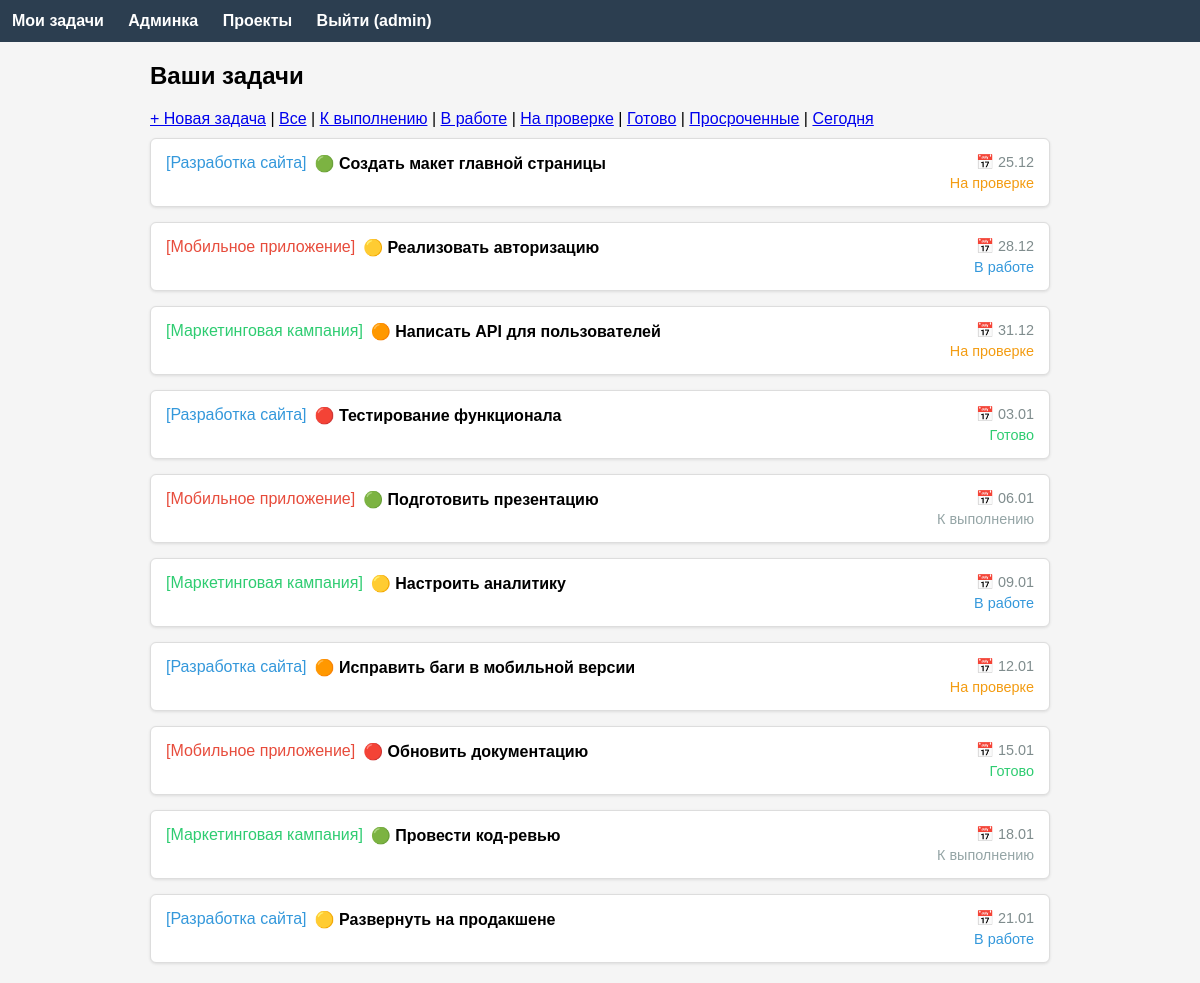
/tasks (signed in), run on an earlier commit of the app's database.
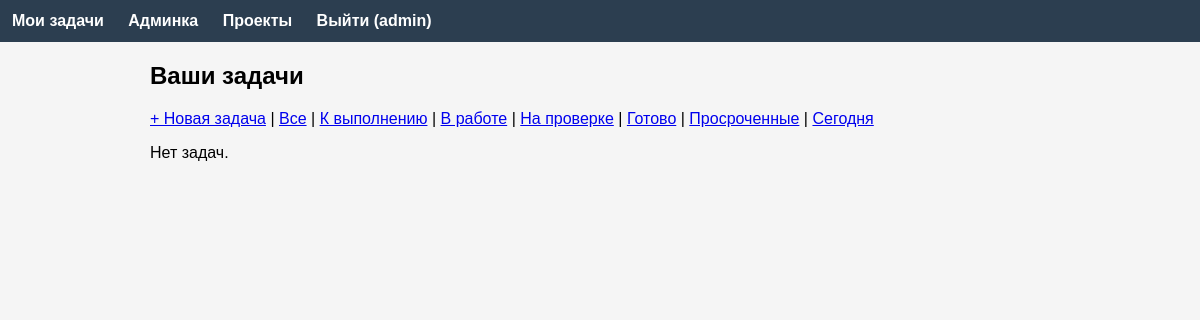
And on a later commit of the database.
### app/models.py (models this page shows, shortened)
class Task(db.Model):
    id = db.Column(db.Integer, primary_key=True)
    title = db.Column(db.String(100), nullable=False)
    description = db.Column(db.Text)
    created_at = db.Column(db.DateTime, default=datetime.now)
    completed_at = db.Column(db.DateTime, nullable=True)
    user_id = db.Column(db.Integer, db.ForeignKey('user.id'), nullable=False)
    project_id = db.Column(db.Integer, db.ForeignKey('project.id'), nullable=True)
    status = db.Column(db.String(20), default='todo')
    priority = db.Column(db.Integer, default=2)
    deadline = db.Column(db.Date, nullable=True)
    author = db.relationship('User', back_populates='authored_tasks')
    assignees = db.relationship('User', secondary=task_assignees, back_populates='assigned_tasks')
    project = db.relationship('Project', back_populates='tasks')
    comments = db.relationship('Comment', back_populates='task', cascade='all, delete-orphan')
    subtasks = db.relationship('Subtask', back_populates='task', cascade='all, delete-orphan')
    def is_overdue(self):
        return self.deadline and self.deadline < date.today() and not self.completed_at
    def get_priority_emoji(self):
        return {1: '🟢', 2: '🟡', 3: '🟠', 4: '🔴'}.get(self.priority, '⚪')
    def get_status_display(self):
        return {
            'todo': 'К выполнению',
            'in_progress': 'В работе',
            'review': 'На проверке',
            'done': 'Готово'
        }.get(self.status, self.status)
    def get_status_color(self):
        return {
            'todo': '#95a5a6',
            'in_progress': '#3498db',
            'review': '#f39c12',
            'done': '#2ecc71'
        }.get(self.status, '#95a5a6')

class Project(db.Model):
    id = db.Column(db.Integer, primary_key=True)
    name = db.Column(db.String(100), nullable=False)
    description = db.Column(db.Text)
    color = db.Column(db.String(7), default='#3498db')
    user_id = db.Column(db.Integer, db.ForeignKey('user.id'), nullable=False)
    tasks = db.relationship('Task', back_populates='project', lazy='dynamic')
    author = db.relationship('User', back_populates='authored_projects')

### app/main/routes.py (the view)
@main.route('/tasks')
@login_required
def tasks():
    if current_user.is_admin():
        query = Task.query
    else:
        query = Task.query.filter(
            (Task.user_id == current_user.id) | (Task.assignees.contains(current_user))
        )
    status = request.args.get('status')
    if status in ['todo', 'in_progress', 'review', 'done']:
        query = query.filter(Task.status == status)
    overdue = request.args.get('overdue')
    if overdue == 'true':
        query = query.filter(Task.deadline < date.today(), Task.completed_at.is_(None))
    due_today = request.args.get('due_today')
    if due_today == 'true':
        today = date.today()
        query = query.filter(Task.deadline == today)
    tasks = query.all()
    projects = Project.query.all()
    users = User.query.all()
    return render_template('tasks.html', tasks=tasks, projects=projects, users=users)

### app/__init__.py (called while the page is built)
def create_app():
    app = Flask(__name__)
    app.config['SECRET_KEY'] = os.environ.get('SECRET_KEY', 'dev-secret-key')
    app.config['SQLALCHEMY_DATABASE_URI'] = 'sqlite:///task_manager.db'
    app.config['SQLALCHEMY_TRACK_MODIFICATIONS'] = False
    db.init_app(app)
    login_manager.init_app(app)
    login_manager.login_view = 'auth.login'
    from .models import User
    @login_manager.user_loader
    def load_user(user_id):
        return User.query.get(int(user_id))
    from .auth import auth as auth_blueprint
    app.register_blueprint(auth_blueprint)
    from .main import main as main_blueprint
    app.register_blueprint(main_blueprint)
    from .api import api as api_blueprint
    app.register_blueprint(api_blueprint, url_prefix='/api')
    return app

### app/models.py (called while the page is built)
    def is_admin(self):
        return self.access_level == 0

    def can_assign_to(self, other):
        return self.access_level <= other.access_level

### app/templates/tasks.html (shortened to what this page needs)
{% extends "base.html" %}
{% block content %}
<h2>{% if preselected_project_id %}Создать задачу в проекте{% else %}Ваши задачи{% endif %}</h2>
{% if preselected_project_id %}
    {% set selected_project = preselected_project_id %}
{% else %}
    <div style="margin:10px 0;">
        <a href="#" onclick="document.getElementById('new-task-form').classList.remove('hidden'); return false;">+ Новая задача</a>
        |
        <a href="{{ url_for('main.tasks') }}">Все</a>
        | <a href="{{ url_for('main.tasks', status='todo') }}">К выполнению</a>
        | <a href="{{ url_for('main.tasks', status='in_progress') }}">В работе</a>
        | <a href="{{ url_for('main.tasks', status='review') }}">На проверке</a>
        | <a href="{{ url_for('main.tasks', status='done') }}">Готово</a>
        | <a href="{{ url_for('main.tasks', overdue='true') }}">Просроченные</a>
        | <a href="{{ url_for('main.tasks', due_today='true') }}">Сегодня</a>
    </div>
{% endif %}
{% if not preselected_project_id %}
    {% if tasks %}
    <div style="display:grid; gap:15px;">
    {% for task in tasks %}
        <div class="task-card {% if task.is_overdue() %}task-overdue{% endif %}">
            <a href="{{ url_for('main.view_task', id=task.id) }}" style="text-decoration:none; color:black;">
                <div style="display:flex; justify-content:space-between; align-items:flex-start;">
                    <div style="flex:1; min-width:0;">
                        <div style="display:flex; align-items:center; gap:8px; margin-bottom:4px;">
                            <span style="color:{% if task.project %}{{ task.project.color }}{% else %}#7f8c8d{% endif %};">
                                {% if task.project %}[{{ task.project.name }}]{% endif %}
                            </span>
                            <strong style="white-space:nowrap; overflow:hidden; text-overflow:ellipsis;">{{ task.get_priority_emoji() }} {{ task.title }}</strong>
                        </div>
                    </div>
                    <div style="text-align:right; min-width:120px;">
                        {% if task.deadline %}
                            <div style="font-size:0.9em; color:{% if task.is_overdue() %}red{% else %}#7f8c8d{% endif %}; margin-bottom:4px;">
                                📅 {{ task.deadline.strftime('%d.%m') }}
                            </div>
                        {% endif %}
                        <div style="font-size:0.9em; color:{{ task.get_status_color() }};">
                            {{ task.get_status_display() }}
                        </div>
                    </div>
                </div>
            </a>
        </div>
    {% endfor %}
    </div>
    {% else %}
    <p>Нет задач.</p>
    {% endif %}
{% endif %}
{% endblock %}

What changed in the data, as far as the page shows it:
removed Task: project.name "Разработка сайта", get_priority_emoji "🟢", title "Создать макет главной страницы", deadline "25.12", status "На проверке"
removed Task: project.name "Мобильное приложение", get_priority_emoji "🟡", title "Реализовать авторизацию", deadline "28.12", status "В работе"
removed Task: project.name "Маркетинговая кампания", get_priority_emoji "🟠", title "Написать API для пользователей", deadline "31.12", status "На проверке"
removed Task: project.name "Разработка сайта", get_priority_emoji "🔴", title "Тестирование функционала", deadline "03.01", status "Готово"
removed Task: project.name "Мобильное приложение", get_priority_emoji "🟢", title "Подготовить презентацию", deadline "06.01", status "К выполнению"
removed Task: project.name "Маркетинговая кампания", get_priority_emoji "🟡", title "Настроить аналитику", deadline "09.01", status "В работе"
removed Task: project.name "Разработка сайта", get_priority_emoji "🟠", title "Исправить баги в мобильной версии", deadline "12.01", status "На проверке"
removed Task: project.name "Мобильное приложение", get_priority_emoji "🔴", title "Обновить документацию", deadline "15.01", status "Готово"
removed Task: project.name "Маркетинговая кампания", get_priority_emoji "🟢", title "Провести код-ревью", deadline "18.01", status "К выполнению"
removed Task: project.name "Разработка сайта", get_priority_emoji "🟡", title "Развернуть на продакшене", deadline "21.01", status "В работе"
Also different on the page:
text now shown: "Нет задач."
